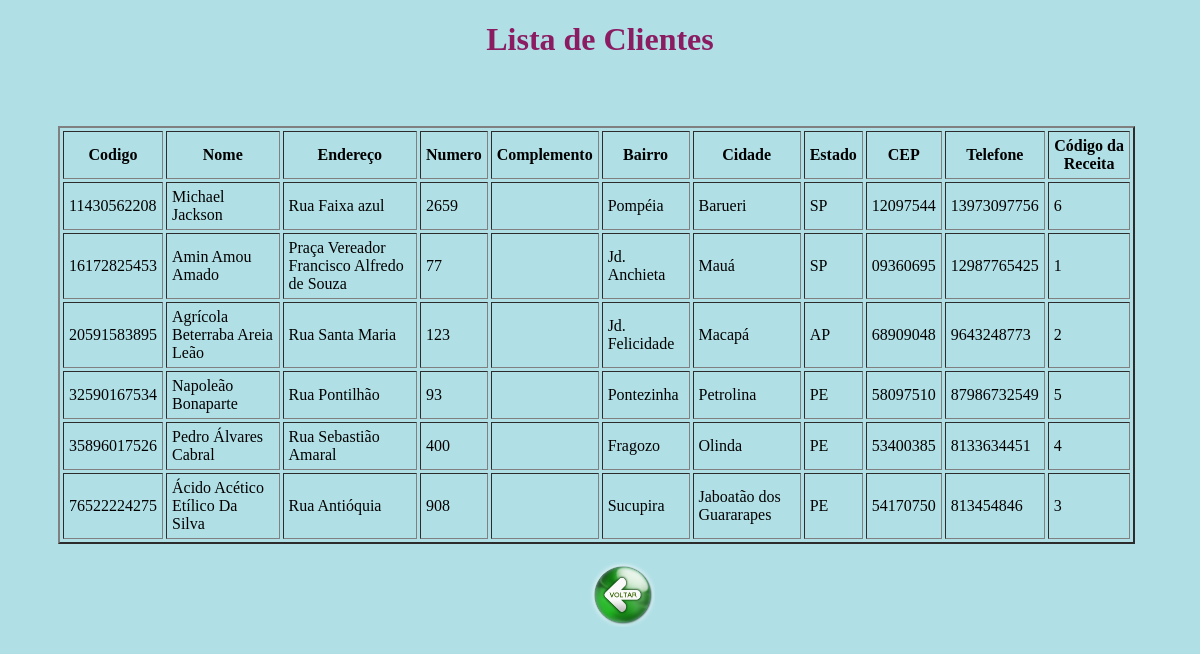
Page /farmacia/cliente/view_cliente.php on the committed database.
### tables this page shows
CREATE TABLE `cliente` (
  `cpf` varchar(15) NOT NULL,
  `nome` varchar(45) NOT NULL,
  `codEndereco` integer default null,
  `receita` INTEGER default null,
  primary Key(cpf),
  foreign key (receita) references receita(codReceita) on update cascade on delete set null,
  foreign key (codEndereco) references endereco(codEndereco) on update cascade on delete set null
);

create table `endereco`(
	`codEndereco` integer auto_increment not null,
    `rua` varchar(45) not null,
    `numero` integer default null,
    `complemento` varchar(45) default null,
    `bairro` varchar(45) not null,
    `cidade` varchar(45) not null,
    `estado` varchar(45) not null,
    `cep` varchar(10) default null,
    `fone` varchar(12) default null,
    primary key (codEndereco)
    );

### farmacia/cliente/view_cliente.php (the view, shortened to what this page needs)
<?php require_once '../php_action/db_connect.php'; ?>
<!DOCTYPE html>
<html>
<head>
	<link type="text/css" rel="stylesheet" href="../php_action/stylesheet.css"/>
</head>
<body>
	<h1> <center> Lista de Clientes  </center> </h1>
<div class="manageMember">
	<br><br>
	<table border="2" cellspacing="3" cellpadding="5">
		<thead>
			<tr>
				<th>Codigo</th>
				<th>Nome</th>
				<th>Endereço</th>
				<th>Numero</th>
				<th>Complemento</th>
				<th>Bairro</th>
				<th>Cidade</th>
				<th>Estado</th>
				<th>CEP</th>
				<th>Telefone</th>
				<th>Código da Receita</th>
			</tr>
		</thead>
		<tbody>
			<?php
			$sql = "SELECT * FROM cliente AS cli, endereco WHERE cli.codEndereco = endereco.codEndereco";
			$result = $connect->query($sql);
			if($result->num_rows > 0) {
				while($row = $result->fetch_assoc()) {
					echo "<tr>
						<td>".$row['cpf']."</td>
						<td>".$row['nome']."</td>
						<td>".$row['rua']."</td>
						<td>".$row['numero']."</td>
						<td>".$row['complemento']."</td>
						<td>".$row['bairro']."</td>
						<td>".$row['cidade']."</td>
						<td>".$row['estado']."</td>
						<td>".$row['cep']."</td>
						<td>".$row['fone']."</td>
						<td>".$row['receita']."</td>
					</tr>";
				}
			} else {
				echo "<tr><td colspan='5'><center>No Data Avaliable</center></td></tr>";
			}
			?>
		</tbody>
	</table>
	<form method="post" action="./crud_cliente.php">
	<br><center>&emsp; &emsp; &emsp; &emsp; &emsp; &emsp; &emsp; &emsp; &emsp; &emsp; &emsp; &emsp; &emsp; &emsp; &emsp; <input type="image" src="../botao_voltar.png" alt="Submit" width="65" height="65"></center>
	</form>
</div>
</body>
</html>

### farmacia/php_action/stylesheet.css (style rules this page uses)
h1 { color: #8B1C62; }

### farmacia/cliente/view_cliente.php (style rules this page uses)
body { background: #B0E0E6; }
.manageMember { width: 70%; margin: 10px 30px 30px 50px; }
table { width: 130%; height: 20%; margin-top: 10px; }

### rows in the picture
cliente: cpf "11430562208", nome "Michael Jackson", codEndereco.rua "Rua Faixa azul", codEndereco.numero "2659", codEndereco.bairro "Pompéia", codEndereco.cidade "Barueri", codEndereco.estado "SP", codEndereco.cep "12097544", codEndereco.fone "13973097756", receita "6"
cliente: cpf "16172825453", nome "Amin Amou Amado", codEndereco.rua "Praça Vereador Francisco Alfredo de Souza", codEndereco.numero "77", codEndereco.bairro "Jd. Anchieta", codEndereco.cidade "Mauá", codEndereco.estado "SP", codEndereco.cep "09360695", codEndereco.fone "12987765425", receita "1"
cliente: cpf "20591583895", nome "Agrícola Beterraba Areia Leão", codEndereco.rua "Rua Santa Maria", codEndereco.numero "123", codEndereco.bairro "Jd. Felicidade", codEndereco.cidade "Macapá", codEndereco.estado "AP", codEndereco.cep "68909048", codEndereco.fone "9643248773", receita "2"
cliente: cpf "32590167534", nome "Napoleão Bonaparte", codEndereco.rua "Rua Pontilhão", codEndereco.numero "93", codEndereco.bairro "Pontezinha", codEndereco.cidade "Petrolina", codEndereco.estado "PE", codEndereco.cep "58097510", codEndereco.fone "87986732549", receita "5"
cliente: cpf "35896017526", nome "Pedro Álvares Cabral", codEndereco.rua "Rua Sebastião Amaral", codEndereco.numero "400", codEndereco.bairro "Fragozo", codEndereco.cidade "Olinda", codEndereco.estado "PE", codEndereco.cep "53400385", codEndereco.fone "8133634451", receita "4"
cliente: cpf "76522224275", nome "Ácido Acético Etílico Da Silva", codEndereco.rua "Rua Antióquia", codEndereco.numero "908", codEndereco.bairro "Sucupira", codEndereco.cidade "Jaboatão dos Guararapes", codEndereco.estado "PE", codEndereco.cep "54170750", codEndereco.fone "813454846", receita "3"
